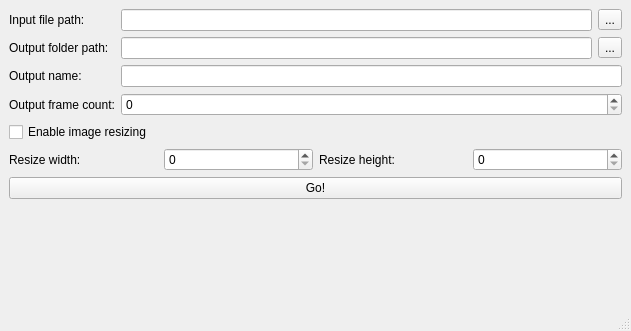
<?xml version="1.0" encoding="UTF-8"?>
<ui version="4.0">
 <class>MainWindow</class>
 <widget class="QMainWindow" name="MainWindow">
  <property name="geometry">
   <rect>
    <x>0</x>
    <y>0</y>
    <width>631</width>
    <height>331</height>
   </rect>
  </property>
  <property name="windowTitle">
   <string>MainWindow</string>
  </property>
  <widget class="QWidget" name="centralwidget">
   <layout class="QVBoxLayout" name="verticalLayout">
    <item>
     <layout class="QGridLayout" name="gridLayout">
      <item row="4" column="0" colspan="3">
       <widget class="QCheckBox" name="resizeCheckbox">
        <property name="text">
         <string>Enable image resizing</string>
        </property>
       </widget>
      </item>
      <item row="0" column="0">
       <widget class="QLabel" name="infileLabel">
        <property name="text">
         <string>Input file path:</string>
        </property>
       </widget>
      </item>
      <item row="2" column="0">
       <widget class="QLabel" name="outNameLabel">
        <property name="text">
         <string>Output name:</string>
        </property>
       </widget>
      </item>
      <item row="3" column="0">
       <widget class="QLabel" name="outFrameCountLabel">
        <property name="text">
         <string>Output frame count:</string>
        </property>
       </widget>
      </item>
      <item row="1" column="2">
       <widget class="QToolButton" name="outFolderTool">
        <property name="text">
         <string>...</string>
        </property>
       </widget>
      </item>
      <item row="3" column="1" colspan="2">
       <widget class="QSpinBox" name="outFrameCount">
        <property name="maximum">
         <number>999999999</number>
        </property>
       </widget>
      </item>
      <item row="0" column="2">
       <widget class="QToolButton" name="inFileTool">
        <property name="text">
         <string>...</string>
        </property>
       </widget>
      </item>
      <item row="5" column="0" colspan="3">
       <layout class="QHBoxLayout" name="horizontalLayout_2">
        <item>
         <widget class="QLabel" name="resizeWidthLabel">
          <property name="text">
           <string>Resize width:</string>
          </property>
         </widget>
        </item>
        <item>
         <widget class="QSpinBox" name="resizeWidth">
          <property name="maximum">
           <number>999999999</number>
          </property>
         </widget>
        </item>
        <item>
         <widget class="QLabel" name="resizeYLabel">
          <property name="text">
           <string>Resize height:</string>
          </property>
         </widget>
        </item>
        <item>
         <widget class="QSpinBox" name="resizeHeight">
          <property name="maximum">
           <number>999999999</number>
          </property>
         </widget>
        </item>
       </layout>
      </item>
      <item row="1" column="0">
       <widget class="QLabel" name="outFolderLabel">
        <property name="text">
         <string>Output folder path:</string>
        </property>
       </widget>
      </item>
      <item row="6" column="0" colspan="3">
       <widget class="QPushButton" name="goButton">
        <property name="text">
         <string>Go!</string>
        </property>
       </widget>
      </item>
      <item row="0" column="1">
       <widget class="QLineEdit" name="inFileText"/>
      </item>
      <item row="1" column="1">
       <widget class="QLineEdit" name="outFolderText"/>
      </item>
      <item row="2" column="1" colspan="2">
       <widget class="QLineEdit" name="outNameText"/>
      </item>
     </layout>
    </item>
    <item>
     <spacer name="verticalSpacer">
      <property name="orientation">
       <enum>Qt::Vertical</enum>
      </property>
      <property name="sizeHint" stdset="0">
       <size>
        <width>20</width>
        <height>40</height>
       </size>
      </property>
     </spacer>
    </item>
   </layout>
  </widget>
  <widget class="QMenuBar" name="menubar">
   <property name="geometry">
    <rect>
     <x>0</x>
     <y>0</y>
     <width>631</width>
     <height>30</height>
    </rect>
   </property>
  </widget>
  <widget class="QStatusBar" name="statusbar"/>
 </widget>
 <resources/>
 <connections/>
</ui>
